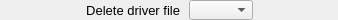
    <widget class="PyDMFrame" name="composite_9">
      <property name="geometry">
        <rect>
          <x>706</x>
          <y>366</y>
          <width>338</width>
          <height>20</height>
        </rect>
      </property>
      <widget class="PyDMEnumComboBox" name="menu_3">
        <property name="geometry">
          <rect>
            <x>189</x>
            <y>0</y>
            <width>64</width>
            <height>20</height>
          </rect>
        </property>
        <property name="toolTip">
          <string>${prefix}DeleteDriverFile</string>
        </property>
        <property name="channel" stdset="0">
          <string>ca://${prefix}DeleteDriverFile</string>
        </property>
        <property name="font" stdset="0">
          <font>
            <pointsize>10</pointsize>
          </font>
        </property>
        <property name="styleSheet">
          <string notr="true">PyDMEnumComboBox#menu_3 {
  color: rgb(0, 0, 0);
  background-color: rgb(115, 223, 255);
  }</string>
        </property>
      </widget>
      <widget class="QLabel" name="text_16">
        <property name="geometry">
          <rect>
            <x>0</x>
            <y>0</y>
            <width>180</width>
            <height>20</height>
          </rect>
        </property>
        <property name="text">
          <string>Delete driver file</string>
        </property>
        <property name="font" stdset="0">
          <font>
            <pointsize>10</pointsize>
          </font>
        </property>
        <property name="brush" stdset="0">
          <brush brushstyle="SolidPattern">
            <color alpha="255">
              <red>0</red>
              <green>0</green>
              <blue>0</blue>
            </color>
          </brush>
        </property>
        <property name="toolTip">
          <string>text_16</string>
        </property>
        <property name="alignment">
          <set>Qt::AlignRight|Qt::AlignTrailing|Qt::AlignVCenter</set>
        </property>
        <property name="styleSheet">
          <string notr="true">QLabel#text_16 {
  color: rgb(0, 0, 0);
  }</string>
        </property>
      </widget>
      <widget class="PyDMLabel" name="text_update_15">
        <property name="geometry">
          <rect>
            <x>258</x>
            <y>1</y>
            <width>80</width>
            <height>18</height>
          </rect>
        </property>
        <property name="toolTip">
          <string>PV: ${prefix}DeleteDriverFile_RBV</string>
        </property>
        <property name="channel" stdset="0">
          <string>ca://${prefix}DeleteDriverFile_RBV</string>
        </property>
        <property name="font" stdset="0">
          <font>
            <pointsize>10</pointsize>
          </font>
        </property>
        <property name="alignment">
          <set>Qt::AlignLeading|Qt::AlignLeft|Qt::AlignVCenter</set>
        </property>
        <property name="textInteractionFlags">
          <set>Qt::TextSelectableByKeyboard|Qt::TextSelectableByMouse</set>
        </property>
        <property name="styleSheet">
          <string notr="true">PyDMLabel#text_update_15 {
  color: rgb(10, 0, 184);
  background-color: rgb(187, 187, 187);
  }</string>
        </property>
      </widget>
    </widget>
